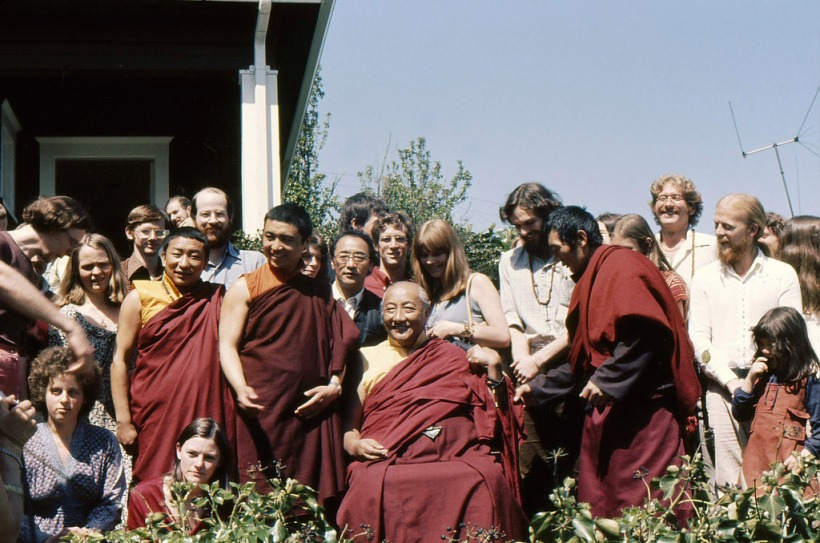
#> input picture Вариант_1/PA4_Python_CV_ITMO/images/faces.jpg, 820 x 543 px
$ jupyter execute pa4.ipynb
#> lines starting #> are read from the running program, lines starting #| are printed output that depends on the picture; after the words box and inside, x2 and y2 are one past the last pixel; in counts of white or black regions, pixels touching at a corner belong together
### Вариант_1/PA4_Python_CV_ITMO/pa_utils.py
import cv2 as cv
import numpy as np
import matplotlib.pyplot as plt
import sys
from io import StringIO
from IPython import get_ipython


## Draw several images on a sigle plot side-by-side
## @param[in] Is tuples of image names and images to draw
## @param[in] ncols Number of culumns to use (0 to display them separately)
## @param[in] hide_axes If hide axes for a better view
def ShowImages(Is, ncols = 0, hide_axes = True, vmin = None, vmax = None):
  if len(Is) == 0:
    return

  # Show images one-by-one
  if len(Is) == 1 or ncols == 0:
    for I in Is:
      if I == None:
        continue

      if I[1].ndim == 2:
        axes = plt.imshow(I[1], cmap='gray', vmin = vmin, vmax = vmax)
      else:
        axes = plt.imshow(cv.cvtColor(I[1], cv.COLOR_BGR2RGB), vmin = vmin, vmax = vmax)
      plt.title(I[0])

      # If we don't need axes display, then let's hide it
      if hide_axes:
        axes.axes.get_xaxis().set_visible(False)
        axes.axes.get_yaxis().set_visible(False)

      # And now show image
      plt.show()
    return

  # Show images side-by-side
  fig, axes = plt.subplots(nrows = (len(Is) + ncols - 1) // ncols, ncols = ncols)
  axes = axes.flatten()
  for i in range(len(Is)):
    if Is[i] != None:
      if Is[i][1].ndim == 2:
        axes[i].imshow(Is[i][1], cmap='gray', vmin = vmin, vmax = vmax)
      else:
        axes[i].imshow(cv.cvtColor(Is[i][1], cv.COLOR_BGR2RGB), vmin = vmin, vmax = vmax)
      axes[i].set_title(Is[i][0])

    # If we don't need axes display, then let's hide it
    if hide_axes:
      axes[i].axes.get_xaxis().set_visible(False)
      axes[i].axes.get_yaxis().set_visible(False)

  for i in range(len(Is), ncols * ((len(Is) + ncols - 1) // ncols)):
    axes[i].set_visible(False)

  # And now show image
  plt.show()

## Remove small objects from binary image
## @param[in] I Image
## @param[in] dim A minium size of an area to keep
## @param[int] connectivity Pixel connectivity
## @return An image with components less then dim in size removed
# [45 lines left out: functions bwareaopen, imfillholes, not called in this run]
  # End of imfillholes()

## Exception class to exit Juputer cell without stopping the kernel
## Exception temporarily redirects stderr to buffer.
class IPythonExitException(SystemExit):
  ## Class constructor
  ## It redirects stderr to buffer to make exit clean
  def __init__(self):
    print("Stopping.")
    sys.stderr = StringIO()

  ## Class destructor
  ## It redirects stderr back to output
  def __del__(self):
    sys.stderr.close()
    sys.stderr = sys.__stderr__

## A custom exit function to exit cell execution without exiting kernel
def ipython_exit_cell():
  raise IPythonExitException

# Check if execution is running with IPython then redefine exit with stopping a cell only
if get_ipython():
  exit = ipython_exit_cell
else:
  exit = exit

### Вариант_1/PA4_Python_CV_ITMO/pa4.ipynb
# **Authors**

***Please complete the following fields with your group (stream) number and you name with ISU ID number.***

> **[GROUP (STREAM) ID] Computer Vision**
>
> Name, ISU id

The task and guidelines were prepared by Andrei Zhdanov and Sergei Shavetov, ITMO University, 2025.

# **Practical Assignment No 4. Face Detection. Viola-Jones Approach**

***Study of Viola-Jones approach for detection of faces and parts of bodies in images.***

To implement the current practical assignment task we would need OpenCV and NumPy libraries along with image display functions we wrote during the Image Processing class. We import OpenCV's `cv2` library as `cv` for easier use.

[cell 1]
# Import OpenCV library as both cv2 and cv
import cv2
import cv2 as cv
# Import NumPy library as np
import numpy as np
# Import functions from our utility library
from pa_utils import ShowImages, exit

# **Introduction**

The Viola-Jones face detector method [1] is based on the following four concepts:
1. Haar-like features as weak classifiers.
2. Integral image representation for fast calculation of Haar-like features.
3. AdaBoost training method to combine weak classifiers into a strong classifier.
4. Combining strong classifiers into a cascade classifier.

## Haar-like Features

Haar-like feature is a kind of weak classifier. It can be defined as the difference of the sum of pixels of areas inside the rectangle, which can be at any position and scale within the original image. In a traditional Viola-Jones face detector algorithm 4 types of Haar-like features that are shown in Fig. 1 are used.

First of all, we have to understand what these features are. Let us look at Fig. 1.

|  |
|:--:|
| ***Fig. 1.*** *Haar-like features used in Viola-Jones face detector.* |

To calculate the value of the Haar-like feature we need to calculate sums of pixels inside rectangular areas of the image and do it as fast as possible.

$$
value = \sum{(pixels\ in\ black\ area)} - \sum{(pixels\ in\ white\ area)}.
$$

The straightforward calculation of the sum of pixel values in a rectangle would require the number of addition operations equal to the number of pixels minus one. To speed up the feature calculation, an integral image representation is used. In this representation, each pixel stores the sum of all pixel values positioned to the left and above of the current pixel, see Fig. 2.

|  |
|:--:|
| ***Fig. 2.*** *Integral image.* |

After the integral image is calculated, to calculate the sum of pixel intensity values in an arbitrary rectangle we need to access only four pixels of an integral image located at the corners of the rectangle, see Fig. 3.

$$
sum = D - B - C + A,
$$

where $D$ is the bottom right corner of the rectangle, $B$ is a pixel one pixel above the top right corner of the rectangle, $C$ is the pixel to one pixel the left of the bottom left corner of the rectangle, and $A$ is a pixel one pixel above and to the left of the top left corner of the rectangle.

|  |
|:--:|
| ***Fig. 3.*** *Rectangular sum calculation with an integral image.* |

The set of Haar-like features (which are weak classifiers) can be combined with a weighted sum of their values to form a more complex strong classifier, see Fig. 4. The training algorithm is called AdaBoost. It consists of several boosting rounds, and each boosting round is a selection of a best weak Haar-like feature to classify the training set taking the classification errors of the previous rounds into account.

|  |
|:--:|
| ***Fig. 4.*** *Combining weak classifiers into a strong classifier.* |

Formally, the AdaBoost training scheme algorithm can be described with the following steps:

1. On an input we have a training set $T = \{(x_i, y_i) | x_i \in X, y_i \in \{-1,1\}\}$ and a set of all possible weak classifiers $\{h\}$.
2. Initialize the weights for training set items to be equal and sum up to $1$. $D_1(i) = 1 / m$, where $m$ is a number of training set items.
3. Do $K$ iterations:
    1. Choose $h_k$ from a set of weak classifiers $H$, so that the weighted classification error probability is minimal (the probability of the wrong classification with taking weights into account):
    $$
      \epsilon_k = Pr_{i~D_k}[h_k (x_i) \neq y_i].
    $$
    2. Calculate the weight of the currently selected weak classifier based on its classification error probability:
    $$
      \alpha_k = \dfrac{1}{2} \ln \left({\dfrac{1 - \epsilon_k}{\epsilon_k}}\right).
    $$
    3. Reweigh the training set with new weights:
    $$
      D_{k+1} (i) = \dfrac{D_k(i)}{Z_k} \cdot
      \begin{cases}
        e ^ {-\alpha_k}, h_k(x_i) = y_i, \\
        e ^ {\alpha_k}, h_k(x_i) \neq y_i.
      \end{cases}
    $$
4. After completing $K$ iterations build a strong classifier as a weighted sum of weak classifiers that were selected during boosting rounds:
$$
  H(x) = sign \left( \sum_{k=1}^{K} \alpha_k h_k(x) \right).
$$

## Cascade Classifiers

A strong classifier that has a required accuracy may require the calculation of too many weak classifiers that would slow down the detection speed taking into account that most scanned windows do not contain faces. To speed up the detection rate a set of classifiers with increasing complexity are organized in a cascade of classifiers. The cascade contains a set of classifiers with an increasing complexity and detection rate, see Fig. 5.

|  |
|:--:|
| ***Fig. 5.*** *Cascade classifier.* |

To be classified positively, a sliding window should pass all cascade stages. In case any classifier rejects the window, it is immediately rejected, and the detector proceeds to the next window. As a result, most of the negative windows are rejected fast with the first fast classifiers in the cascade.

The detection rate (true positive rate, TP) of a cascade classifier is a multiplication of detection rates of all classifiers in a cascade:

$$
  TP = \prod_i TP_i.
$$

The false positive rate (FP) is also a multiplication of false positives of cascade classifiers;

$$
  FP = \prod_i FP_i.
$$

As a result, to build a classifier with $0.9$ true positive rate and $10^{-6}$ false negative, each classifier in a cascade should meet the requirement of $0.99$ true positive and just $0.3$ false positive.

Each classifier of the cascade is trained using the AdaBoost training scheme with the requirement to maximize the true positive detection rate while keeping false positives within a given range. The training set is modified between the boosting rounds to increase the complexity of each cascade step.

## References
1. Viola, P., & Jones, M. (2001). Robust real-time object detection. In International Journal of Computer Vision.

# **Task 1. Faces detection**

***Take three arbitrary images containing several faces. Try to use images with a different number of faces and different scales. Perform a search for faces using the Viola-Jones approach. Calculate the number of faces found on each image.***

OpenCV provides a class named `cv2.CascadeClassifier` for cascade classifier execution. Cascade is defined in an *XML* file and can be loaded from a file named `filename` to a classifier object with the `cv2.CascadeClassifier.load(filename)` function. It returns either $True$ or $False$ depending on if the cascade was loaded successfully.

***Notes.***
1. The OpenCV library provides some built-in cascade descriptors for faces, eyes, mouths, cat faces, and Russian license plates which can be found in the `data\haarcascades` folder of OpenCV distribution. See [1] for a complete list of built-in cascades.
2. Other cascade classifiers can be trained using the cascade training tool which is out of the scope of the current practical assignment. You can refer to the `traincascade` OpenCV tool documentation, see [2] for additional information.

### References
1. OpenCV. (2020). OpenCV Haar cascades repository. Retrieved February 1, 2025, from https://github.com/opencv/opencv/tree/4.x/data/haarcascades
2. OpenCV. (2021). Cascade classifier training. Retrieved February 1, 2025, from https://docs.opencv.org/4.x/dc/d88/tutorial_traincascade.html

OpenCV provides several built-in pre-trained cascades for face detection:
- `haarcascade_frontalface_default.xml` is the default $24\times 24$ window size pre-trained adaboost cascade for face detection. It has the higher detection rate but at the same time it has more false-positives.
- `haarcascade_frontalface_alt.xml` is an alternative $20\times 20$ window size pre-trained adaboost cascade for face detection. It has a lower detection rate but also less false-positives.
- `haarcascade_frontalface_alt2.xml` and `haarcascade_frontalface_alt_tree.xml` are two other alternative $20\times 20$ window size pre-trained adaboost cascade with tree-based decision tree.
- `haarcascade_profileface.xml` is a $20\times 20$ window size pre-trained adaboost cascade for profile face detections.

Let us try creating a cascade classifier and loading a default built-in cascade for frontal face detection from a file `haarcascade_frontalface_default.xml`.

[cell 2]
# Load a cascade for face
cascade_face_fn = "haarcascades/haarcascade_frontalface_default.xml"
cascade_face = cv.CascadeClassifier()
if cascade_face.load(cv.samples.findFile(cascade_face_fn)):
  print("Face cascade successfully loaded from \"{}\"".format(cascade_face_fn))
else:
  print("Error loading face cascade from \"{}\"".format(cascade_face_fn))
  exit()

After a cascade is loaded it can be applied to an image with `cv2.detectMultiScale(image, scaleFactor, minNeighbors, flags, minSize, maxSize) -> objects` function. This function takes an `image` and applies a previously loaded cascade to detect `objects`. Additional arguments allow specifying optional parameters for object detection:
- `scaleFactor` defines a scale factor between two window sizes when scanning an image with window sizes from `minSize` to `maxSize` (default scale factor is $1.1$);
- `minNeighbors` defines a threshold of how many objects should be found in the same region to consider the detection to be positive, it allows filtering false-positive detections (default threshold is $3$);
- `flags` are not used for Haar cascades, so could be ignored;
- `minSize` and `maxSize` are tuples defining the minimum and maximum size of the window.

There are also two additional functions for multiscale detections that allow to get additional classification parameters, these are:
- `cv2.detectMultiScale2(...) -> objects, numDetections` which allows getting the number of different windows joined together to form the detected objects' location;
- `cv2.detectMultiScale3(..., outputRejectLevels = True) -> objects, rejectLevels, levelWeights` which returns the detection weights which are the certainty of classification at the last stage.

Let us load an image with people and run face detection with the cascade classifier we loaded.

[cell 3]
# Read an image from a file in BGR
fn = "images/faces.jpg"
I1 = cv.imread(fn, cv.IMREAD_COLOR)
#> I1 is the input picture: shape (543, 820, 3); mean B, G, R 102.8, 104.9, 119
if not isinstance(I1, np.ndarray) or I1.data == None:
  print("Error reading file \"{}\"".format(fn))
  exit()

# Convert to grayscale
I1gray = cv.cvtColor(I1, cv.COLOR_BGR2GRAY)
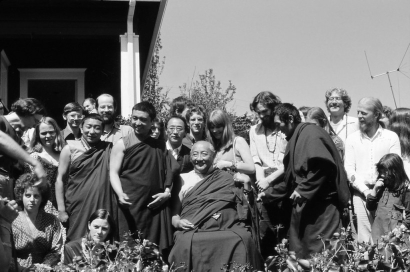
#> I1gray: shape (543, 820) (shown at 1/2 size); min 1, max 254, mean 108.9
# Equalize histogram for a better processing quality
I1gray = cv.equalizeHist(I1gray)
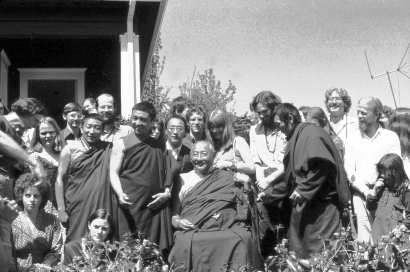
#> I1gray: shape (543, 820) (shown at 1/2 size); min 0, max 255, mean 128.5

# Display it
ShowImages([("Source image", I1)])
#> (the call stopped at in ShowImages, `axes = plt.imshow(cv.cvtColor(I[1], cv.COLOR_BGR2RGB), vmin = vmin, vm..`: IPython is not available in this run)

# And detect faces
I1objects = cascade_face.detectMultiScale(I1gray, minNeighbors = 3)
#> I1objects = 13 rows, first 6: [651, 183, 38, 38], [375, 225, 38, 38], [194, 201, 37, 37], [132, 216, 41, 41], [328, 237, 50, 50], [40, 372, 50, 50]

print("{} faces were detected".format(len(I1objects)))
#| 13 faces were detected

The returned `objects` array stores the list of rectangles for found objects (in our case they are faces). So, we can iterate them all and highlight them on the source image. Also, we can extract faces and display them separately.

[cell 4]
# Highlight faces
I1out = I1.copy()
I1faces = []
for (x, y, w, h) in I1objects:
  # Draw a rectangle on an image to highlight the detected face with a yellow color
  cv.rectangle(I1out, (x, y, w, h), (0, 255, 255), thickness = 1)

  # Extract the face from an image by matrix slicing
  I1face = I1[y : y + h, x : x + w]
  # And add it to the array for displaying
  I1faces.append(("Face {}".format(len(I1faces) + 1), I1face))
#> this loop made 13 passes
#> pass 1, `I1face = I1[y : y + h, x : x + w]`:
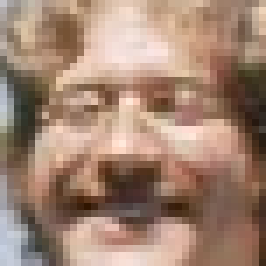
#> I1face: shape (38, 38, 3) (shown 7 times larger); mean B, G, R 114.8, 132.7, 162.2
#> pass 2, `I1face = I1[y : y + h, x : x + w]`:
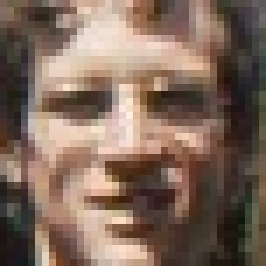
#> I1face: shape (38, 38, 3) (shown 7 times larger); mean B, G, R 91.5, 105.6, 127.9
#> pass 3, `I1face = I1[y : y + h, x : x + w]`:
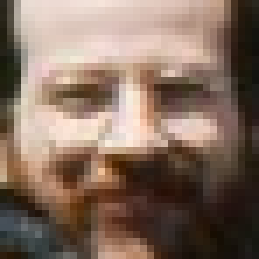
#> I1face: shape (37, 37, 3) (shown 7 times larger); mean B, G, R 96, 110.2, 132.3
#> after the loop:
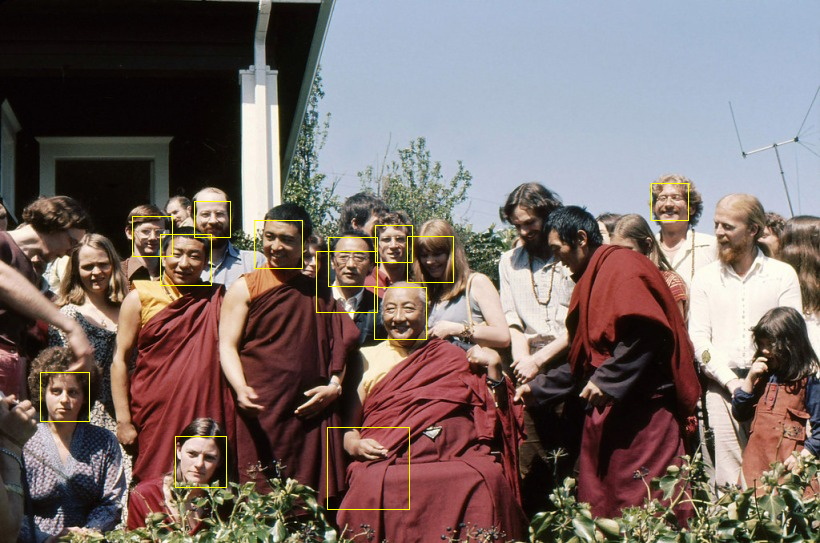
#> I1out: shape (543, 820, 3); 0.56% of pixels changed, all inside (x1, y1, x2, y2) = (40, 183, 689, 510)
#> after the loop, I1faces = 13 items

# Display it
ShowImages([("Detected faces", I1out)])
#> (the call stopped at in ShowImages, `axes = plt.imshow(cv.cvtColor(I[1], cv.COLOR_BGR2RGB), vmin = vmin, vm..`: IPython is not available in this run)
ShowImages(I1faces, 5)
#> (the call stopped at in ShowImages, `fig, axes = plt.subplots(nrows = (len(Is) + ncols - 1) // ncols, ncols..`: IPython is not available in this run)

As can be seen from the resulting image, almost all faces were detected, except the one that is rotated and could not be classified by a cascade which was not trained to find this type of rotated faces. Also, a false-positive face-like object was detected, however, it's really a face-like one and completely fulfills the cascade requirements.

Let us also get additional information about detected faces, e.g., a detection counter and a certainty for each of them. Since we have to use different functions to get this additional information, we may get different orders of face detections or even different detections. So, we will process detections with counter information and search for a corresponding weight from the second function output.

[cell 5]
# Detect faces with extra info
# Detect with hits counter
I1objects, I1nums = cascade_face.detectMultiScale2(I1gray, minNeighbors = 3)
#> I1nums = [10, 14, 5, 4, 24, 22, 32, 9, 15, 5, 15, 5, 4]
# And detect with weights
I1objects_, I1rejects, I1weights = cascade_face.detectMultiScale3(I1gray, minNeighbors = 3, outputRejectLevels = True)
#> I1objects_ has the same summary as I1objects; I1rejects = [25, 25, 25, 25, 25, 25, 25, 25, 25, 25, 25, 25, 25]; I1weights = [7.54, 5.85, 4.89, 3.86, 7.47, 6.89, 7.9, 3.74, 5.04, 4.36, 8.12, 2.3, -0.842]
print("{} faces were detected".format(len(I1objects)))
#| 13 faces were detected

# Process it the same way as before and print the results
# Highlight faces
I1out = I1.copy()
I1faces = []
I1info = []
for i in range(len(I1objects)):
  # Take next face box
  (x, y, w, h) = I1objects[i]
  # And find it in the second array of objects to match them
  # We need this to match hits and weights
  j = np.where((I1objects_ == I1objects[i]).all(axis = 1))
  # If we can't match faces from two detections - ignore this face
  if len(j[0]) != 1:
    print("Something went wrong with face {}, ignoring".format(i))
    continue
  j = j[0][0]

  # Draw a rectangle on an image to highlight the detected face with a yellow color
  cv.rectangle(I1out, (x, y, w, h), (0, 255, 255), thickness = 1)

  # Extract the face from an image by slicing
  I1face = I1[y : y + h, x : x + w]
  # And add it to the array for displaying
  I1faces.append(("Face {}".format(i), I1face))
  I1info.append("Face {:2d} detected with {:3d} windows joined and weight {:7.4f}".format(i, I1nums[i], I1weights[j]))
#> after the loop, I1info = 13 items

# Display it
ShowImages([("Detected faces", I1out)])
#> (the call stopped at in ShowImages, `axes = plt.imshow(cv.cvtColor(I[1], cv.COLOR_BGR2RGB), vmin = vmin, vm..`: IPython is not available in this run)
ShowImages(I1faces, 5)
#> (the call stopped at in ShowImages, `fig, axes = plt.subplots(nrows = (len(Is) + ncols - 1) // ncols, ncols..`: IPython is not available in this run)
print("\n".join(I1info))
#| Face  0 detected with  10 windows joined and weight  7.5403
#| Face  1 detected with  14 windows joined and weight  5.8523
#| Face  2 detected with   5 windows joined and weight  4.8933
#| Face  3 detected with   4 windows joined and weight  3.8596
#| Face  4 detected with  24 windows joined and weight  7.4712
#| Face  5 detected with  22 windows joined and weight  6.8919
#> (further printed lines are left out)
